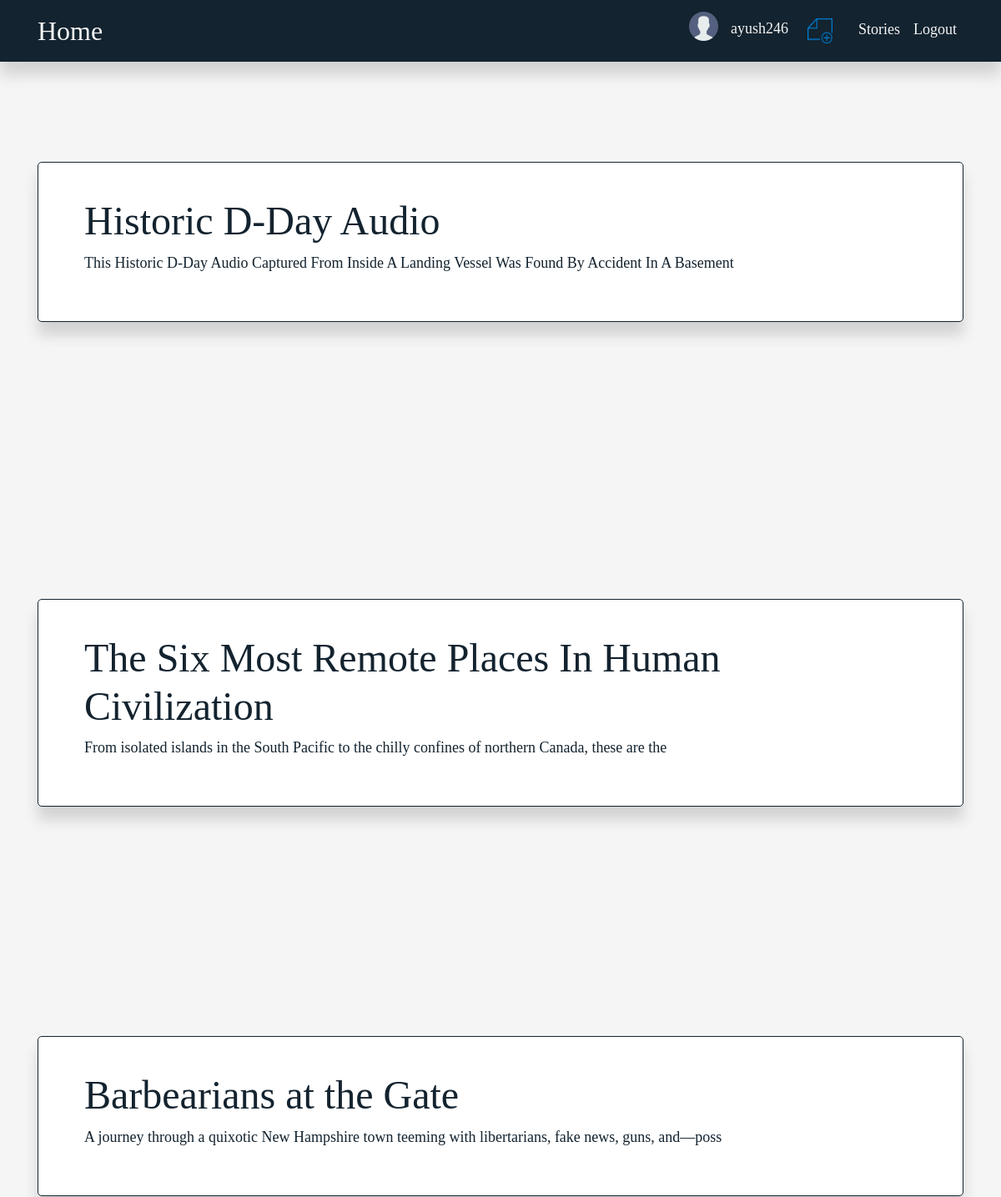
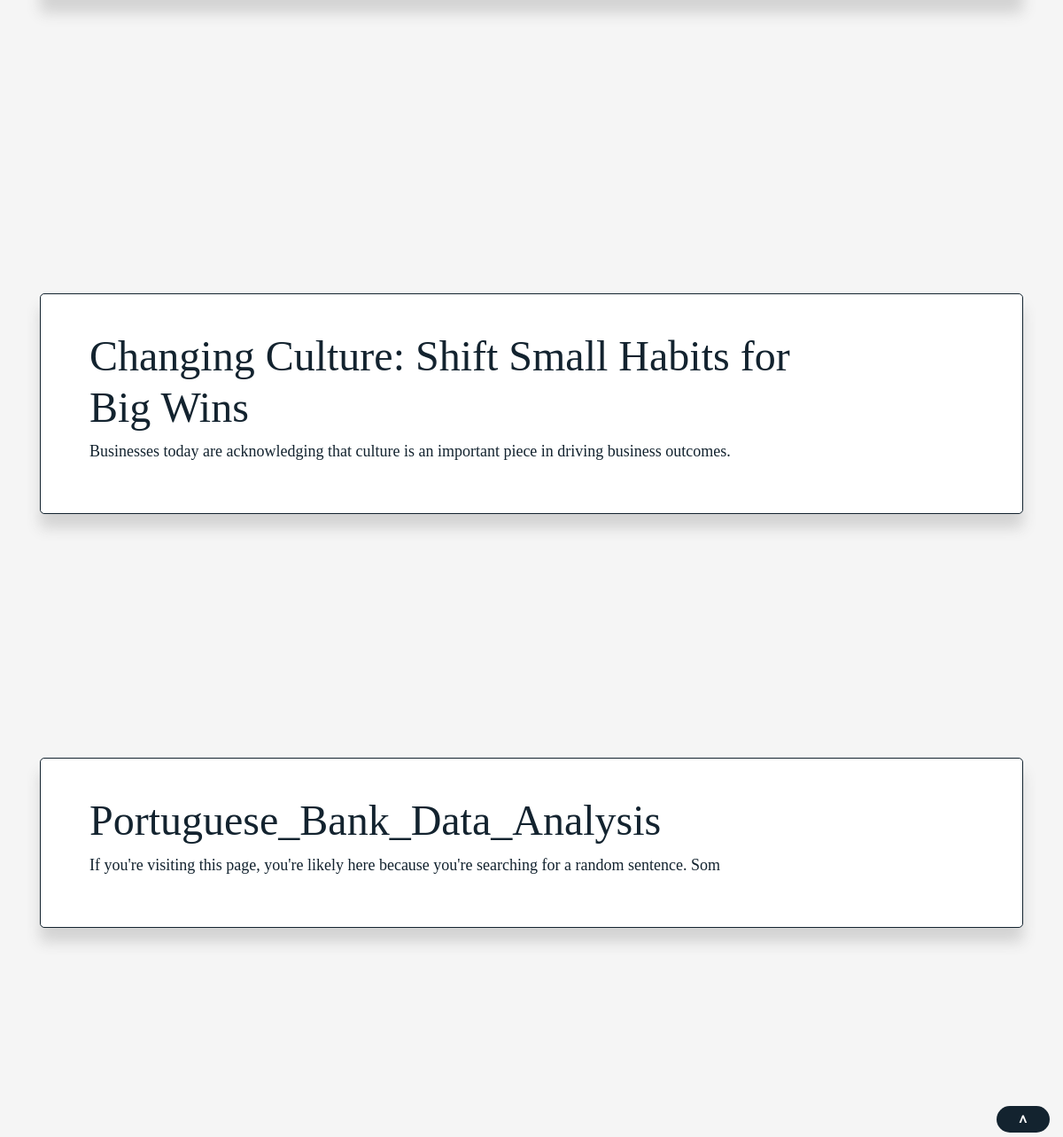
The app's page /home (signed in) with its own data (2 pictures, top to bottom).
### products/models.py (models this page shows, shortened)
class Product(models.Model):
    title=models.CharField(max_length=200)
    body=models.TextField()
    reads_current=models.IntegerField(default=0)
    reads_total=models.IntegerField(default=0)
    user_current = models.ForeignKey(User,on_delete=models.CASCADE)
    def summary(self):
        return self.body[:100]

### products/views.py (the view)
# urls.py: path('home',views.home,name="home"),
def home(request):
    products = Product.objects
    return render(request, "products/home.html", {'products':products})

### products/templates/products/home.html (shortened to what this page needs)
{% extends 'base.html' %}
{% block content %}
{% load staticfiles %}
<br />
{% for product in products.all%}
<br />
<div class="parallax">
    <br />
    <br />
    <br />
<div class="card">
    <div class="col-3" onclick="window.location='{% url 'detail' product.id %}';" style="cursor: pointer;">
    </div>
    <div class="col-10" onclick="window.location='{% url 'detail' product.id %}';" style="cursor: pointer;">
        <h1><font face="Colleged" size="8">{{product.title}}</font></h1>
        <p><font face="Colleged" size="4">{{product.summary}}</font></p>
    </div>
</div>
</div>
{% endfor %}
{% endblock %}

### producthunt/templates/base.html (shortened to what this page needs)
<!doctype html>
<html lang="en">
  <head>
    {% load staticfiles %}
    <link rel="stylesheet" href="https://stackpath.bootstrapcdn.com/bootstrap/4.1.1/css/bootstrap.min.css"
>
  </head>
    <header>
<nav class="navbar navbar-expand-lg navbar-dark bg-dark">
<body class="body1">
<div class="container">
  <a class="navbar-brand" href="{% url 'landing'%}">
  <font face="Colleged" size="6" color="whitesmoke">Home</font></a>
  <div class="collapse navbar-collapse" id="navbarNavAltMarkup">
    <div class="navbar-nav ml-auto">
    {% if user.is_authenticated %}
        <div class="container">
          <img src="{% static 'us.png' %}" height=35 width=35/>
        </div>
        <h3><font face="Colleged" size="4" color="whitesmoke">{{user}}</font></h3>
        <div class="container">
          <a class="nav-item nav-link" href="{% url 'create' %}" >
            <img src="{% static 'cr.png' %}" height=30 width=30 class="d-inline-block alighn-top" />
          </a>
        </div>
        <a class="nav-item nav-link" href="{% url 'home' %}">
          <font face="Colleged" size="4" color="whitesmoke">Stories</font>
        </a>
        <a class="nav-item nav-link" href="javascript:{document.getElementById('logout').submit()}">
          <font face="Colleged" size="4" color="whitesmoke">Logout</font>
        </a>
    {% endif %}
    </div>
  </div>
  </div>
</nav>
</header>
       <div class="container">
       {% block content %}
       {% endblock %}
       </div>
    <div class="footer">
    <footer class="text-muted">
      <a href="#">
        <div class="container">
          <p><font size="5" color="white">&#708;</font></p>
        </div>
      </a>
    </footer>
    </div>
 </body>
    </body>
</html>

### producthunt/templates/base.html (style rules this page uses)
.body1 { background: whitesmoke; }
.parallax { height: 500px; background-attachment: fixed; background-position: center; background-repeat: no-repeat; background-size: cover; }
.footer { position: fixed; border-radius: 15px; border: none; right:15px; bottom: 5px; width: 60px; height: 30px; background-color: #13232f; text-align: center }
.navbar { width: 100%; height: 10%; background:#13232f !important; border: none; box-shadow: 0rem 1rem 1rem lightgray }

### products/templates/products/home.html (style rules this page uses)
.card { width: 100%; padding: 40px; display: flex; position: relative; border-radius: 5px; box-shadow: 0rem 1rem 1rem lightgray; border: 1px solid #13232f; color: #13232f }

### records on screen
Product: title "Historic D-Day Audio", summary "This Historic D-Day Audio Captured From Inside A Landing Vessel Was Found By Accident In A Basement"
Product: title "The Six Most Remote Places In Human Civilization", summary "From isolated islands in the South Pacific to the chilly confines of northern Canada, these are the"
Product: title "Barbearians at the Gate", summary "A journey through a quixotic New Hampshire town teeming with libertarians, fake news, guns, and—poss"
Product: title "Changing Culture: Shift Small Habits for Big Wins", summary "Businesses today are acknowledging that culture is an important piece in driving business outcomes."
Product: title "Portuguese_Bank_Data_Analysis", summary "If you're visiting this page, you're likely here because you're searching for a random sentence. Som"

### other values on screen
{{ user }} "ayush246"
